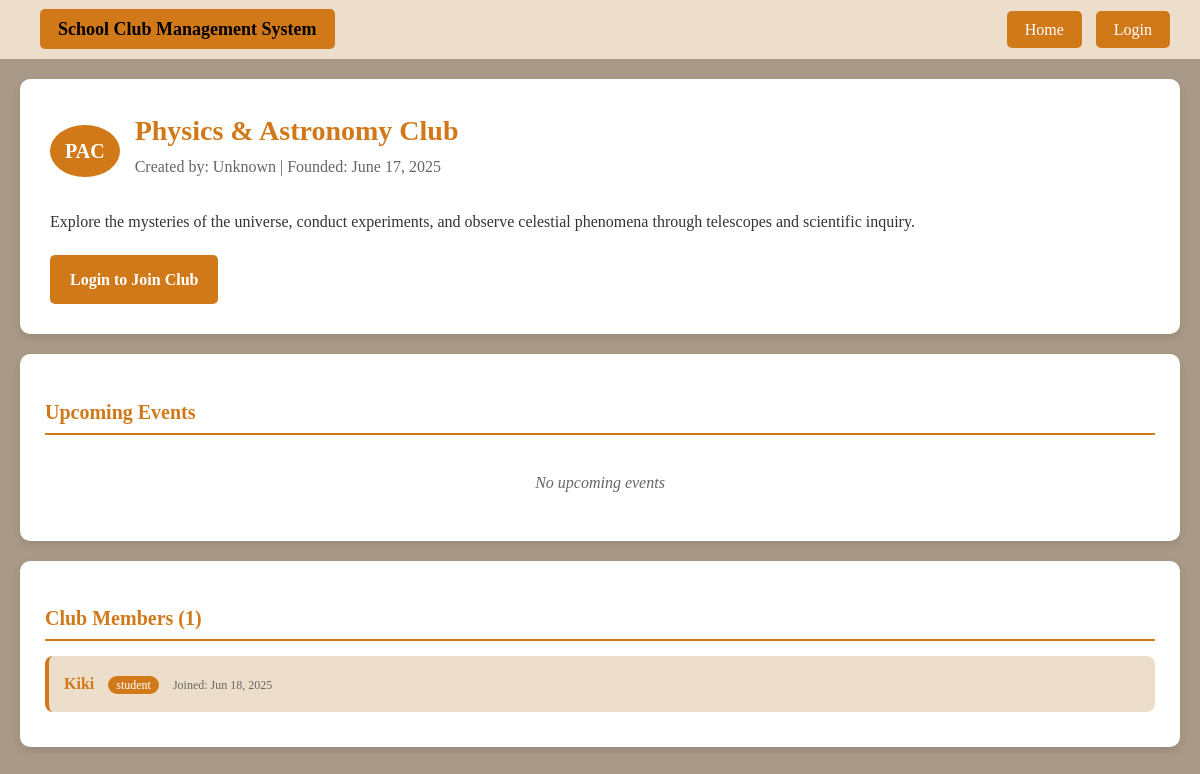
The app's page /club_details.php?id=9 with its own data.
### tables this page shows
CREATE TABLE `clubs` (
  `id` int(11) NOT NULL,
  `name` varchar(100) NOT NULL,
  `initials` varchar(10) NOT NULL,
  `description` text DEFAULT NULL,
  `created_by` int(11) DEFAULT NULL,
  `created_at` timestamp NOT NULL DEFAULT current_timestamp()
);

CREATE TABLE `memberships` (
  `id` int(11) NOT NULL,
  `user_id` int(11) NOT NULL,
  `club_id` int(11) NOT NULL,
  `joined_at` timestamp NOT NULL DEFAULT current_timestamp()
);

CREATE TABLE `users` (
  `id` int(11) NOT NULL,
  `username` varchar(50) NOT NULL,
  `surname` varchar(100) DEFAULT NULL,
  `email` varchar(100) NOT NULL,
  `school_id` varchar(50) NOT NULL,
  `password` varchar(255) NOT NULL,
  `role` enum('student','club_manager','admin') DEFAULT 'student',
  `created_at` timestamp NOT NULL DEFAULT current_timestamp()
);

### club_details.php (the view, shortened to what this page needs)
<?php
$conn = new mysqli("localhost", "root", "", "ics_project");
$club_id = isset($_GET['id']) ? intval($_GET['id']) : 0;
$club_stmt = $conn->prepare("SELECT c.*, u.username as creator_name FROM clubs c LEFT JOIN users u ON c.created_by = u.id WHERE c.id = ?");
$club_stmt->bind_param("i", $club_id);
$club_stmt->execute();
$club_result = $club_stmt->get_result();
$club = $club_result->fetch_assoc();
$events_stmt = $conn->prepare("SELECT * FROM events WHERE club_id = ? ORDER BY event_date DESC");
$events_stmt->bind_param("i", $club_id);
$events_stmt->execute();
$events_result = $events_stmt->get_result();
$members_stmt = $conn->prepare("SELECT u.username, u.role, m.joined_at FROM memberships m JOIN users u ON m.user_id = u.id WHERE m.club_id = ? ORDER BY m.joined_at DESC");
$members_stmt->bind_param("i", $club_id);
$members_stmt->execute();
$members_result = $members_stmt->get_result();
$is_member = false;
?>
<!DOCTYPE html>
<html>
<head>
</head>
<body>
    <div class="navbar">
        <div class="logo">
            <a href="home.php" style="color: black; text-decoration: none;">
                School Club Management System
            </a>
        </div>
        <div>
            <?php if (isset($_SESSION['username'])): ?>
                <span style="color: black; margin-right: 10px;">
                    Welcome, <?php echo htmlspecialchars($_SESSION['username']); ?>!
                </span>
                <a href="home.php">Home</a>
                <a href="student_dashboard.php">Dashboard</a>
                <a href="logout.php">Logout</a>
            <?php else: ?>
                <a href="home.php">Home</a>
                <a href="login.php">Login</a>
            <?php endif; ?>
        </div>
    </div>
    <div class="container">
        <div class="club-header">
            <div class="club-title">
                <div class="club-initials-badge"><?php echo htmlspecialchars($club['initials']); ?></div>
                <div>
                    <h1 class="club-name"><?php echo htmlspecialchars($club['name']); ?></h1>
                    <div class="club-meta">
                        Created by: <?php echo htmlspecialchars($club['creator_name'] ?? 'Unknown'); ?> |
                        Founded: <?php echo date('F j, Y', strtotime($club['created_at'])); ?>
                    </div>
                </div>
            </div>
            <div class="club-description">
                <?php echo htmlspecialchars($club['description']); ?>
            </div>
            <?php if (isset($_SESSION['user_id'])): ?>
                <div class="action-buttons">
                    <?php if ($is_member): ?>
                        <span class="btn btn-success">✓ You are a member</span>
                        <a href="leave_club.php?id=<?php echo $club_id; ?>" class="btn btn-secondary"
                           onclick="return confirm('Are you sure you want to leave this club?')">Leave Club</a>
                    <?php else: ?>
                        <a href="join_club.php?id=<?php echo $club_id; ?>" class="btn btn-primary">Join Club</a>
                    <?php endif; ?>
                </div>
            <?php else: ?>
                <div class="action-buttons">
                    <a href="login.php" class="btn btn-primary">Login to Join Club</a>
                </div>
            <?php endif; ?>
        </div>
        <div class="section">
            <h2 class="section-title">Upcoming Events</h2>
            <?php if ($events_result->num_rows > 0): ?>
                <?php while($event = $events_result->fetch_assoc()): ?>
                    <div class="event-item">
                        <div class="event-title"><?php echo htmlspecialchars($event['title']); ?></div>
                        <div class="event-date">
                            <?php echo $event['event_date'] ? date('F j, Y', strtotime($event['event_date'])) : 'Date TBD'; ?>
                        </div>
                        <div><?php echo htmlspecialchars($event['description']); ?></div>
                    </div>
                <?php endwhile; ?>
            <?php else: ?>
                <div class="no-content">No upcoming events</div>
            <?php endif; ?>
        </div>
        <div class="section">
            <h2 class="section-title">Club Members (<?php echo $members_result->num_rows; ?>)</h2>
            <?php if ($members_result->num_rows > 0): ?>
                <?php while($member = $members_result->fetch_assoc()): ?>
                    <div class="member-item">
                        <span class="member-name"><?php echo htmlspecialchars($member['username']); ?></span>
                        <span class="member-role"><?php echo htmlspecialchars($member['role']); ?></span>
                        <span style="color: #666; font-size: 12px; margin-left: 10px;">
                            Joined: <?php echo date('M j, Y', strtotime($member['joined_at'])); ?>
                        </span>
                    </div>
                <?php endwhile; ?>
            <?php else: ?>
                <div class="no-content">No members yet</div>
            <?php endif; ?>
        </div>
    </div>
</body>

### club_details.php (style rules this page uses)
body { font-family: 'Times New Roman', Times, serif; margin: 0; padding: 0; background-color: rgb(169, 153, 136); line-height: 1.6; }
.navbar { background-color: rgb(237, 222, 203); padding: 15px 30px; display: flex; justify-content: space-between; align-items: center; }
.navbar .logo { font-size: 18px; font-weight: bold; color: black; }
.navbar a { background-color: rgb(209, 120, 25); color: #fff; padding: 10px 18px; text-decoration: none; border-radius: 5px; transition: background-color 0.3s ease; margin-left: 10px; }
.container { max-width: 1200px; margin: 0 auto; padding: 20px; }
.club-header { background-color: white; border-radius: 10px; padding: 30px; margin-bottom: 20px; box-shadow: 0 4px 8px rgba(0, 0, 0, 0.1); }
.club-title { display: flex; align-items: center; gap: 15px; margin-bottom: 15px; }
.club-initials-badge { background-color: rgb(209, 120, 25); color: white; padding: 10px 15px; border-radius: 50%; font-weight: bold; font-size: 20px; }
.club-name { font-size: 28px; color: rgb(209, 120, 25); margin: 0; }
.club-meta { color: #666; margin-bottom: 15px; }
.club-description { font-size: 16px; color: #333; }
.action-buttons { margin-top: 20px; display: flex; gap: 10px; }
.btn { padding: 12px 20px; border: none; border-radius: 5px; cursor: pointer; text-decoration: none; display: inline-block; transition: background-color 0.3s ease; font-weight: bold; }
.btn-primary { background-color: rgb(209, 120, 25); color: white; }
.section { background-color: white; border-radius: 10px; padding: 25px; margin-bottom: 20px; box-shadow: 0 4px 8px rgba(0, 0, 0, 0.1); }
.section-title { color: rgb(209, 120, 25); font-size: 20px; margin-bottom: 15px; border-bottom: 2px solid rgb(209, 120, 25); padding-bottom: 5px; }
.event-item, .member-item { background-color: rgb(237, 222, 203); padding: 15px; margin-bottom: 10px; border-radius: 8px; border-left: 4px solid rgb(209, 120, 25); }
.member-name { font-weight: bold; color: rgb(209, 120, 25); }
.member-role { background-color: rgb(209, 120, 25); color: white; padding: 2px 8px; border-radius: 12px; font-size: 12px; margin-left: 10px; }
.no-content { text-align: center; color: #666; font-style: italic; padding: 20px; }

### records on screen
clubs: initials "PAC", name "Physics & Astronomy Club", created_at "June 17, 2025", description "Explore the mysteries of the universe, conduct experiments, and observe celestial phenomena through telescopes and scientific inquiry."
memberships: user.username "Kiki", user.role "student", joined_at "Jun 18, 2025"

### other values on screen
$club['creator_name'] "Unknown"
$members_result->num_rows "1"
